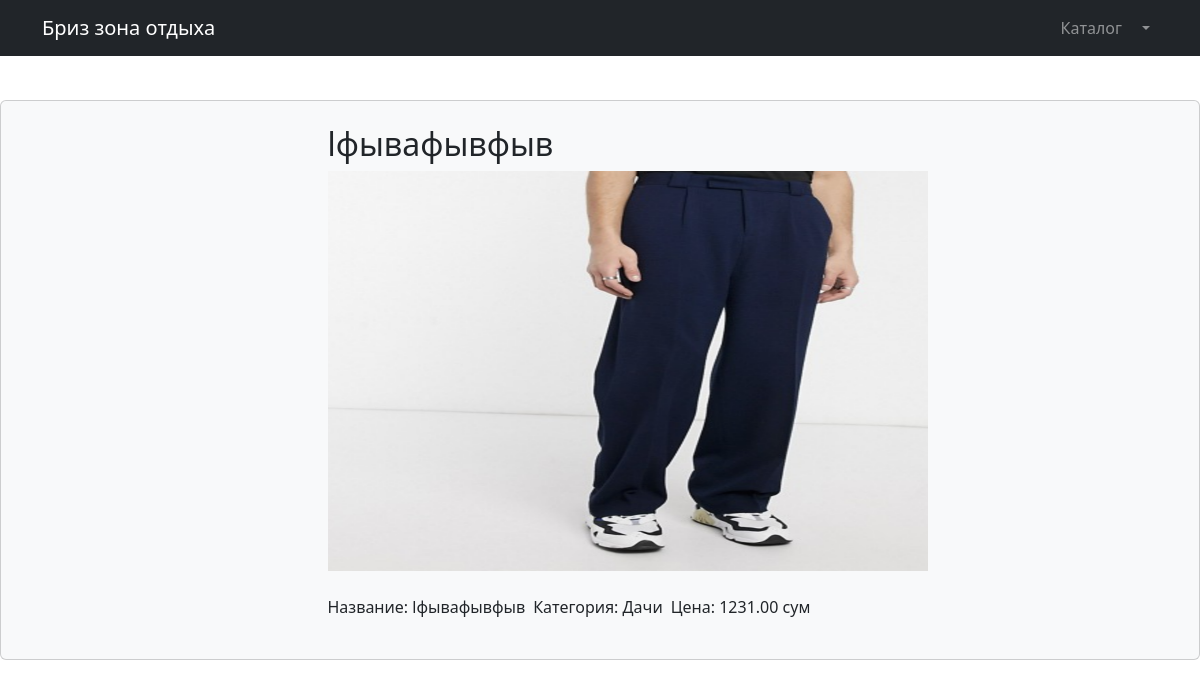
Screenshot of /products/products/2/ (signed in) with the database file from the repository.
### products/models.py (models this page shows, shortened)
class Product(models.Model):
    name = models.CharField(max_length=256)
    description = models.TextField()
    is_active = models.BooleanField(default=True)
    price = models.DecimalField(max_digits=6, decimal_places=2)
    image = models.ImageField(upload_to='products_images')
    category = models.ForeignKey(to=ProductCategory, on_delete=models.CASCADE)
    class Meta:
        verbose_name = 'Продукт'
        verbose_name_plural = 'Продукты'

class ProductCategory(models.Model):
    name = models.CharField(max_length=128, unique=True)
    def __str__(self):
        return self.name
    class Meta:
        verbose_name = 'Категория'
        verbose_name_plural = 'Категории'

### products/views.py (the view)
# urls.py: path('products/<int:pk>/', product_detail, name='product_detail')
def product_detail(request, pk):
    hotels = Product.objects.get(pk=pk)
    context = {
        'hotels': hotels,
    }
    return render(request, 'products/product_detail.html', context)

### products/templates/products/product_detail.html (shortened to what this page needs)
{% extends 'products/base.html' %}
{% block css %}
    <link href="https://cdn.jsdelivr.net/npm/bootstrap@5.3.0-alpha1/dist/css/bootstrap.min.css" rel="stylesheet">
{% endblock %}
{% block content %}
    <div class="card p-4 bg-light" style="margin-top:100px">
        <div class="d-flex justify-content-center">
            <div class="col-6">
                <h2 class="text-dark">{{ hotels.name }}</h2>
                <img width="600px" src="{{ hotels.image.url }}" alt="" height="400px">
                <div class="d-flex justify-content-start text-dark mt-4">
                    <p class="">Название: {{ hotels.name }}</p>
                    <p class="px-2">Категория: {{ hotels.category }}</p>
                    <p>Цена: {{ hotels.price }} сум</p>
                </div>
            </div>
        </div>
    </div>
{% endblock %}

### rows the page displays
Product: name "lфывафывфыв", image (picture), category "Дачи", price "1231.00"
